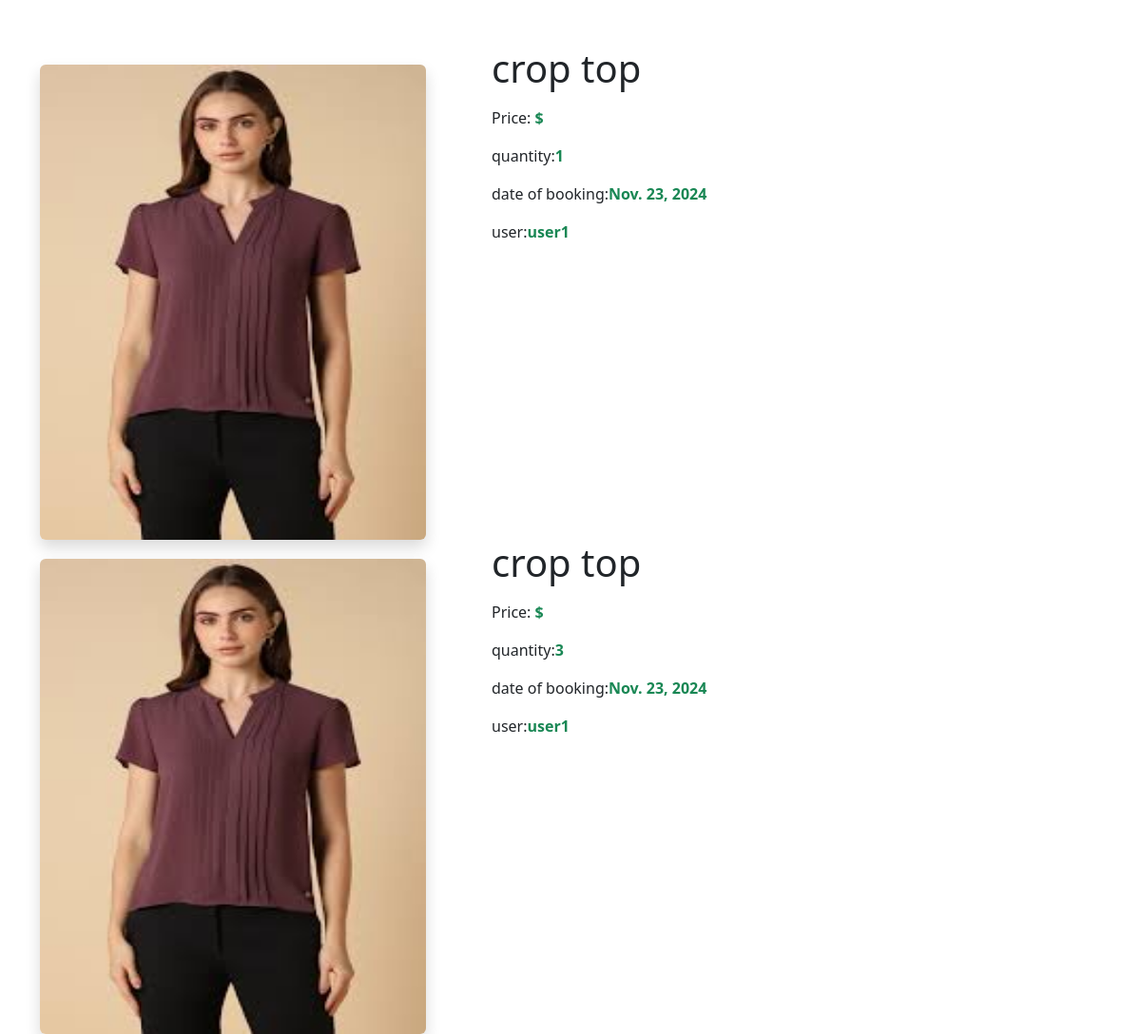
The app's page /view_bookings with its own data.
### demo_app/models.py (models this page shows)
class Buy(models.Model) :
    product=models.ForeignKey(Product,on_delete=models.CASCADE)
    user=models.ForeignKey(User,on_delete=models.CASCADE)
    qty=models.IntegerField()
    price=models.IntegerField()
    date=models.DateField(auto_now_add=True)

class Product(models.Model):
    pid=models.TextField()
    name=models.TextField()
    des=models.TextField()
    price=models.IntegerField()
    offer_price=models.IntegerField()
    stock=models.IntegerField()
    img=models.FileField()

### demo_app/views.py (the view)
# urls.py: path('view_bookings',views.view_bookings),
def view_bookings(req):
    buy=Buy.objects.all()[::-1]
    return render( req,'shop/view_bookings.html',{'booking':buy})

### templates/shop/view_bookings.html (shortened to what this page needs)
<!DOCTYPE html>
<html lang="en">
<head>
    <link href="https://cdn.jsdelivr.net/npm/bootstrap@5.3.3/dist/css/bootstrap.min.css" rel="stylesheet">
</head>
<body>
  <div class="container mt-5" >
    <div class="row">
      {% for b in booking %}
        <div class="col-md-5"style="margin-top: 20px;">
            <img src="{{ b.product.img.url }}" alt="Product Image" class="img-fluid rounded shadow" style="height: 500px;width: 90%;">
        </div>
        <div class="col-md-7">
            <h1 class="mb-3">{{ b.product.name }}</h1>
            <p>Price: <span class="text-success fw-bold">${{ b.offer_price }}</span></p>
            <p>quantity:<span class="text-success fw-bold">{{b.qty}}</span>
            <p>date of booking:<span class="text-success fw-bold">{{b.date}}</span>
            <p>user:<span class="text-success fw-bold">{{b.user.first_name}}</span>
        </div>
        {% endfor %}
    </div>
</div>
</body>
</html>

### records on screen
Buy: product.img (picture), product.name "crop top", qty "1", date "Nov. 23, 2024", user.first_name "user1"
Buy: product.img (picture), product.name "crop top", qty "3", date "Nov. 23, 2024", user.first_name "user1"
